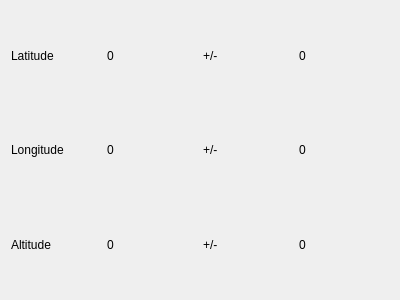
<?xml version="1.0" encoding="UTF-8"?>
<ui version="4.0">
 <class>Gps</class>
 <widget class="QWidget" name="Gps">
  <property name="geometry">
   <rect>
    <x>0</x>
    <y>0</y>
    <width>400</width>
    <height>300</height>
   </rect>
  </property>
  <property name="sizePolicy">
   <sizepolicy hsizetype="Minimum" vsizetype="Minimum">
    <horstretch>0</horstretch>
    <verstretch>0</verstretch>
   </sizepolicy>
  </property>
  <property name="windowTitle">
   <string>Form</string>
  </property>
  <layout class="QHBoxLayout" name="horizontalLayout">
   <item>
    <layout class="QVBoxLayout" name="verticalLayout_4">
     <item>
      <widget class="QLabel" name="latitudeTitle">
       <property name="text">
        <string>Latitude</string>
       </property>
      </widget>
     </item>
     <item>
      <widget class="QLabel" name="longitudeTitle">
       <property name="text">
        <string>Longitude</string>
       </property>
      </widget>
     </item>
     <item>
      <widget class="QLabel" name="altitudeTitle">
       <property name="text">
        <string>Altitude</string>
       </property>
      </widget>
     </item>
    </layout>
   </item>
   <item>
    <layout class="QVBoxLayout" name="verticalLayout_3">
     <item>
      <widget class="QLabel" name="latitudeValue">
       <property name="text">
        <string>0</string>
       </property>
      </widget>
     </item>
     <item>
      <widget class="QLabel" name="longitudeValue">
       <property name="text">
        <string>0</string>
       </property>
      </widget>
     </item>
     <item>
      <widget class="QLabel" name="altitudeValue">
       <property name="text">
        <string>0</string>
       </property>
      </widget>
     </item>
    </layout>
   </item>
   <item>
    <layout class="QVBoxLayout" name="verticalLayout">
     <item>
      <widget class="QLabel" name="latitudePlusMinus">
       <property name="text">
        <string>+/-</string>
       </property>
      </widget>
     </item>
     <item>
      <widget class="QLabel" name="longitudePlusMinus">
       <property name="text">
        <string>+/-</string>
       </property>
      </widget>
     </item>
     <item>
      <widget class="QLabel" name="altitudePlusMinus">
       <property name="text">
        <string>+/-</string>
       </property>
      </widget>
     </item>
    </layout>
   </item>
   <item>
    <layout class="QVBoxLayout" name="verticalLayout_2">
     <item>
      <widget class="QLabel" name="latituteAccuractValue">
       <property name="text">
        <string>0</string>
       </property>
      </widget>
     </item>
     <item>
      <widget class="QLabel" name="logitudeAccuracyValue">
       <property name="text">
        <string>0</string>
       </property>
      </widget>
     </item>
     <item>
      <widget class="QLabel" name="altitudeAccuracyValue">
       <property name="text">
        <string>0</string>
       </property>
      </widget>
     </item>
    </layout>
   </item>
  </layout>
 </widget>
 <resources/>
 <connections/>
</ui>
